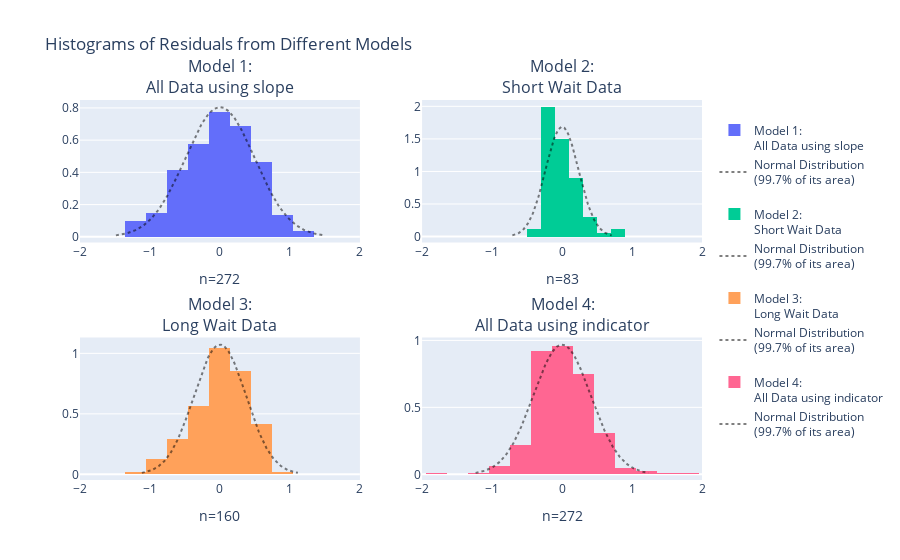

Source (notebook cell):
### Code cell
from plotly.subplots import make_subplots
import plotly.graph_objects as go
from scipy import stats
import numpy as np

model_residuals = {
    '<br>Model 1:<br>All Data using slope': smf.ols('duration ~ waiting', data=old_faithful).fit().resid,
    '<br>Model 2:<br>Short Wait Data': smf.ols('duration ~ waiting', data=old_faithful[short_wait]).fit().resid,
    '<br>Model 3:<br>Long Wait Data': smf.ols('duration ~ waiting', data=old_faithful[long_wait]).fit().resid,
    '<br>Model 4:<br>All Data using indicator': smf.ols('duration ~ C(kind, Treatment(reference="short"))', data=old_faithful).fit().resid
}

fig = make_subplots(rows=2, cols=2, subplot_titles=list(model_residuals.keys()))
for i, (title, resid) in enumerate(model_residuals.items()):

    if i == 1:  # Apply different bins only to the second histogram (index 1)
        bin_size = dict(start=-1.9, end=1.9, size=0.2)
    else:
        bin_size = dict(start=-1.95, end=1.95, size=0.3)

    fig.add_trace(go.Histogram(x=resid, name=title, xbins=bin_size, histnorm='probability density'), 
                  row=int(i/2)+1, col=(i%2)+1)
    fig.update_xaxes(title_text="n="+str(len(resid)), row=int(i/2)+1, col=(i%2)+1)    
    
    normal_range = np.arange(-3*resid.std(),3*resid.std(),0.01)
    fig.add_trace(go.Scatter(x=normal_range, mode='lines', opacity=0.5,
                             y=stats.norm(loc=0, scale=resid.std()).pdf(normal_range),
                             line=dict(color='black', dash='dot', width=2),
                             name='Normal Distribution<br>(99.7% of its area)'), 
                  row=int(i/2)+1, col=(i%2)+1)
    
fig.update_layout(title_text='Histograms of Residuals from Different Models')
fig.update_xaxes(range=[-2,2])
fig.show() # USE `fig.show(renderer="png")` FOR ALL GitHub and MarkUs SUBMISSIONS

#model 1 support this assumption, as it is the only one that is normal distributed

### Figure 1 — Plotly figure (JSON) as saved in the notebook; plotly's stock layout.template omitted (floating-point values rounded to 4 significant figures; data arrays with more than 128 entries replaced by an {"elided": "..."} marker saying what was removed)
{"data": [{"histnorm": "probability density", "name": "<br>Model 1:<br>All Data using slope", "type": "histogram", "x": {"elided": "272 float values"}, "xaxis": "x", "xbins": {"end": 1.95, "size": 0.3, "start": -1.95}, "yaxis": "y"}, {"line": {"color": "black", "dash": "dot", "width": 2}, "mode": "lines", "name": "Normal Distribution<br>(99.7% of its area)", "opacity": 0.5, "type": "scatter", "x": {"elided": "298 float values"}, "xaxis": "x", "y": {"elided": "298 float values"}, "yaxis": "y"}, {"histnorm": "probability density", "name": "<br>Model 2:<br>Short Wait Data", "type": "histogram", "x": [-0.2137, 0.8624, -0.04291, -0.1807, -0.2152, 0.1672, -0.3998, -0.1929, -0.2152, -0.05358, 0.01717, -0.1052, -0.2153, -0.1583, -0.2913, 0.09325, -0.04826, -0.1807, -0.2807, 0.1847, -0.2222, -0.2382, -0.0605, -0.03818, 0.1948, 0.1448, -0.119, -0.1259, 0.1209, -0.09824, -0.2168, 0.2517, -0.3483, 0.331, -0.2313, 0.6103, -0.0605, -0.0344, 0.2464, -0.0844, 0.7725, -0.1253, -0.1099, 0.02625, 0.1778, -0.06526, 0.03792, -0.2067, -0.2067, 0.2486, -0.04134, -0.06683, -0.06208, 0.04858, 0.431, -0.1376, 0.04009, -0.1253, 0.1624, -0.2014, 0.2571, 0.04482, -0.1397, -0.1753, -0.04608, -0.1121, 0.3933, -0.02058, -0.119, -0.2637, 0.4033, 0.231, -0.1307, -0.1637, 0.3848, 0.04858, 0.1863, -0.0275, -0.1913, 0.04543, 0.1948, 0.1917, -0.1413], "xaxis": "x2", "xbins": {"end": 1.9, "size": 0.2, "start": -1.9}, "yaxis": "y2"}, {"line": {"color": "black", "dash": "dot", "width": 2}, "mode": "lines", "name": "Normal Distribution<br>(99.7% of its area)", "opacity": 0.5, "type": "scatter", "x": {"elided": "143 float values"}, "xaxis": "x2", "y": {"elided": "143 float values"}, "yaxis": "y2"}, {"histnorm": "probability density", "name": "<br>Model 3:<br>Long Wait Data", "type": "histogram", "x": {"elided": "160 float values"}, "xaxis": "x3", "xbins": {"end": 1.95, "size": 0.3, "start": -1.95}, "yaxis": "y3"}, {"line": {"color": "black", "dash": "dot", "width": 2}, "mode": "lines", "name": "Normal Distribution<br>(99.7% of its area)", "opacity": 0.5, "type": "scatter", "x": {"elided": "224 float values"}, "xaxis": "x3", "y": {"elided": "224 float values"}, "yaxis": "y3"}, {"histnorm": "probability density", "name": "<br>Model 4:<br>All Data using indicator", "type": "histogram", "x": {"elided": "272 float values"}, "xaxis": "x4", "xbins": {"end": 1.95, "size": 0.3, "start": -1.95}, "yaxis": "y4"}, {"line": {"color": "black", "dash": "dot", "width": 2}, "mode": "lines", "name": "Normal Distribution<br>(99.7% of its area)", "opacity": 0.5, "type": "scatter", "x": {"elided": "248 float values"}, "xaxis": "x4", "y": {"elided": "248 float values"}, "yaxis": "y4"}], "layout": {"annotations": [{"font": {"size": 16}, "showarrow": false, "text": "<br>Model 1:<br>All Data using slope", "x": 0.225, "xanchor": "center", "xref": "paper", "y": 1, "yanchor": "bottom", "yref": "paper"}, {"font": {"size": 16}, "showarrow": false, "text": "<br>Model 2:<br>Short Wait Data", "x": 0.775, "xanchor": "center", "xref": "paper", "y": 1, "yanchor": "bottom", "yref": "paper"}, {"font": {"size": 16}, "showarrow": false, "text": "<br>Model 3:<br>Long Wait Data", "x": 0.225, "xanchor": "center", "xref": "paper", "y": 0.375, "yanchor": "bottom", "yref": "paper"}, {"font": {"size": 16}, "showarrow": false, "text": "<br>Model 4:<br>All Data using indicator", "x": 0.775, "xanchor": "center", "xref": "paper", "y": 0.375, "yanchor": "bottom", "yref": "paper"}], "title": {"text": "Histograms of Residuals from Different Models"}, "xaxis": {"anchor": "y", "domain": [0, 0.45], "range": [-2, 2], "title": {"text": "n=272"}}, "xaxis2": {"anchor": "y2", "domain": [0.55, 1], "range": [-2, 2], "title": {"text": "n=83"}}, "xaxis3": {"anchor": "y3", "domain": [0, 0.45], "range": [-2, 2], "title": {"text": "n=160"}}, "xaxis4": {"anchor": "y4", "domain": [0.55, 1], "range": [-2, 2], "title": {"text": "n=272"}}, "yaxis": {"anchor": "x", "domain": [0.625, 1]}, "yaxis2": {"anchor": "x2", "domain": [0.625, 1]}, "yaxis3": {"anchor": "x3", "domain": [0, 0.375]}, "yaxis4": {"anchor": "x4", "domain": [0, 0.375]}}}
